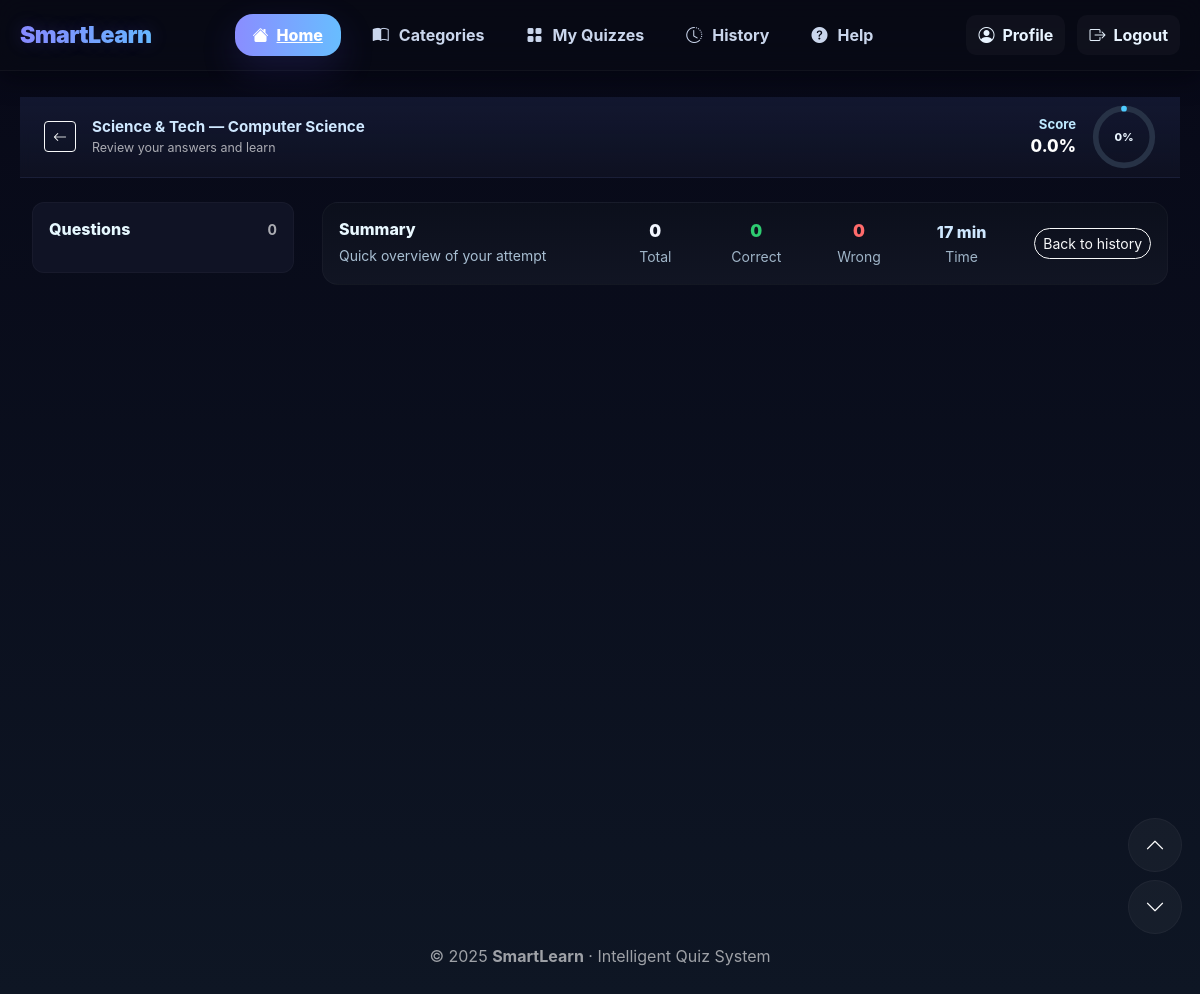
Screenshot of /quiz/1/review/ (signed in) with the database file from the repository.
### quizzes/models.py (models this page shows)
class UserQuizAttempt(models.Model):
    user = models.ForeignKey(User, on_delete=models.CASCADE, related_name='attempts')
    category = models.CharField(max_length=100, default="General")
    subcategory = models.CharField(max_length=100, default="General")
    difficulty = models.CharField(max_length=20, default="Easy")
    started_at = models.DateTimeField(auto_now_add=True)
    completed_at = models.DateTimeField(null=True, blank=True)
    score_percentage = models.FloatField(default=0)
    completed = models.BooleanField(default=False)

### users/views.py (the view, shortened to what this page needs)
# urls.py: path('quiz/<int:attempt_id>/review/', views.review_quiz_view, name='review_quiz'),
@login_required
def review_quiz_view(request, attempt_id):
    attempt = UserQuizAttempt.objects.get(id=attempt_id, user=request.user)
    answers = UserAnswer.objects.filter(attempt=attempt).select_related('question').order_by('id')
    questions = []
    if attempt.started_at and attempt.completed_at:
        delta = attempt.completed_at - attempt.started_at
        if delta.total_seconds() < 60:
            time_taken_str = f"{int(delta.total_seconds())} sec"
        elif delta.total_seconds() < 3600:
            mins = int(delta.total_seconds() // 60)
            time_taken_str = f"{mins} min"
        else:
            hours = int(delta.total_seconds() // 3600)
            mins = int((delta.total_seconds() % 3600) // 60)
            time_taken_str = f"{hours} hr {mins} min"
    else:
        time_taken_str = "-"
    context = {
        'attempt': attempt,
        'questions': questions,
        'time_taken_str': time_taken_str,  # pass it to template!
    }
    return render(request, 'users/review_quiz.html', context)

### templates/users/review_quiz.html (shortened to what this page needs)
{% extends 'base.html' %}
{% block content %}
<header id="sticky-bar" class="d-flex align-items-center justify-content-between px-4 py-2"
        style="position:sticky; top:0; z-index:1050; backdrop-filter: blur(6px);
               background: linear-gradient(180deg, rgba(20,25,50,0.95), rgba(15,18,35,0.85));
               border-bottom: 1px solid rgba(255,255,255,0.03);">
    <div class="d-flex align-items-center gap-3">
        <a href="{% url 'quiz_history' %}" class="btn btn-sm btn-outline-light">
            <i class="bi bi-arrow-left"></i>
        </a>
        <div>
            <div style="font-size:0.95rem; color:#cfe8ff; font-weight:700;">{{ attempt.category }} — {{ attempt.subcategory }}</div>
            <div style="font-size:0.78rem; color:rgba(255,255,255,0.65);">Review your answers and learn</div>
        </div>
    </div>
    <div class="d-flex align-items-center gap-3">
        <div style="text-align:right; min-width:88px;">
            <div style="font-size:0.82rem; color:#bfe9ff; font-weight:700;">Score</div>
            <div style="font-size:1.05rem; color:#fff; font-weight:800;">{{ attempt.score_percentage }}%</div>
        </div>
        <div id="score-ring" style="width:64px; height:64px;">
            <svg viewBox="0 0 36 36" class="circular-chart" style="transform: rotate(0deg); width:64px; height:64px;">
                <text id="circle-text" x="18" y="20.5" text-anchor="middle"
                      style="font-size:6.2px; fill:#eaf6ff; font-weight:800;">0%</text>
            </svg>
        </div>
    </div>
</header>
<div class="container-fluid" style="padding-top:1.5rem;">
    <div class="row g-4">
        <aside id="question-sidebar" class="col-lg-3 d-none d-lg-block"
               style="position:sticky; top:82px; height:calc(100vh - 110px); overflow:auto; padding-right:1rem;">
            <div class="card p-3" style="background:rgba(18,22,40,0.86); border:1px solid rgba(255,255,255,0.03); border-radius:12px;">
                <div class="d-flex align-items-center justify-content-between mb-3">
                    <h6 class="mb-0" style="color:#e6f8ff; font-weight:800;">Questions</h6>
                    <small style="color:rgba(255,255,255,0.65); font-weight:700;">{{ questions|length }}</small>
                </div>
            </div>
        </aside>
        <main class="col-lg-9 col-12">
            <div id="summary-panel" class="card rounded-4 mt-4 p-3"
                 style="background: linear-gradient(180deg, rgba(12,16,28,0.95), rgba(18,22,36,0.95)); border:1px solid rgba(255,255,255,0.03);">
                <div class="d-flex flex-wrap align-items-center justify-content-between gap-3">
                    <div style="min-width:220px;">
                        <h6 style="color:#e9f8ff; margin-bottom:0.25rem; font-weight:800;">Summary</h6>
                        <small style="opacity:0.8; color:#cfeaff;">Quick overview of your attempt</small>
                    </div>
                    <div class="d-flex align-items-center gap-4 ms-auto" style="flex:1; justify-content:flex-end;">
                        <div class="text-center px-3">
                            <div id="summary-total" style="font-weight:900; font-size:1.05rem; color:#f2f6ff;">0</div>
                            <small style="opacity:0.75; color:#cfeaff;">Total</small>
                        </div>
                        <div class="text-center px-3">
                            <div id="summary-correct" style="font-weight:900; font-size:1.05rem; color:#2ecc71;">0</div>
                            <small style="opacity:0.75; color:#cfeaff;">Correct</small>
                        </div>
                        <div class="text-center px-3">
                            <div id="summary-wrong" style="font-weight:900; font-size:1.05rem; color:#ff6b6b;">0</div>
                            <small style="opacity:0.75; color:#cfeaff;">Wrong</small>
                        </div>
                        <div class="text-center px-3">
    <div id="summary-time" style="font-weight:800; font-size:1rem; color:#cfe8ff;">{{ time_taken_str }}</div>
    <small style="opacity:0.75; color:#cfeaff;">Time</small>
</div>
                        <a href="{% url 'quiz_history' %}" class="btn btn-outline-light btn-sm rounded-pill ms-2">
    Back to history
</a>
                    </div>
                </div>
            </div>
        </main>
    </div>
</div>
<div id="floating-nav" style="position:fixed; right:18px; bottom:60px; display:flex; flex-direction:column; gap:8px; z-index:1100;">
    <button id="prev-btn" class="btn btn-lg rounded-circle" title="Previous" style="width:54px; height:54px; background:rgba(255,255,255,0.04); color:#fff; border:1px solid rgba(255,255,255,0.04);">
        <i class="bi bi-chevron-up"></i>
    </button>
    <button id="next-btn" class="btn btn-lg rounded-circle" title="Next" style="width:54px; height:54px; background:rgba(255,255,255,0.04); color:#fff; border:1px solid rgba(255,255,255,0.04);">
        <i class="bi bi-chevron-down"></i>
    </button>
</div>
{% endblock %}

### templates/base.html (style rules this page uses)
:root { --nav-bg: rgba(8,10,20,0.75); --nav-border: rgba(255,255,255,0.04); --brand-gradient-start: #8a8dff; --brand-gradient-end: #68bdff; }
body { margin:0; font-family: Inter, "Segoe UI", Roboto, "Helvetica Neue", Arial, sans-serif; background: linear-gradient(180deg,#070817 0%, #0e1624 100%); color:#eaf2ff; -webkit-font-smoothing:antialiased; -moz-osx-font-smoothing:grayscale; }

### templates/users/review_quiz.html (style rules this page uses)
.circular-chart { width:100%; height:100%; }
#summary-panel { padding:16px; }
#summary-panel .text-center { min-width:72px; }

### rows the page displays
UserQuizAttempt: category "Science & Tech", subcategory "Computer Science", score_percentage "0.0"

### other values shown
{{ questions|length }} "0"
{{ time_taken_str }} "17 min"
